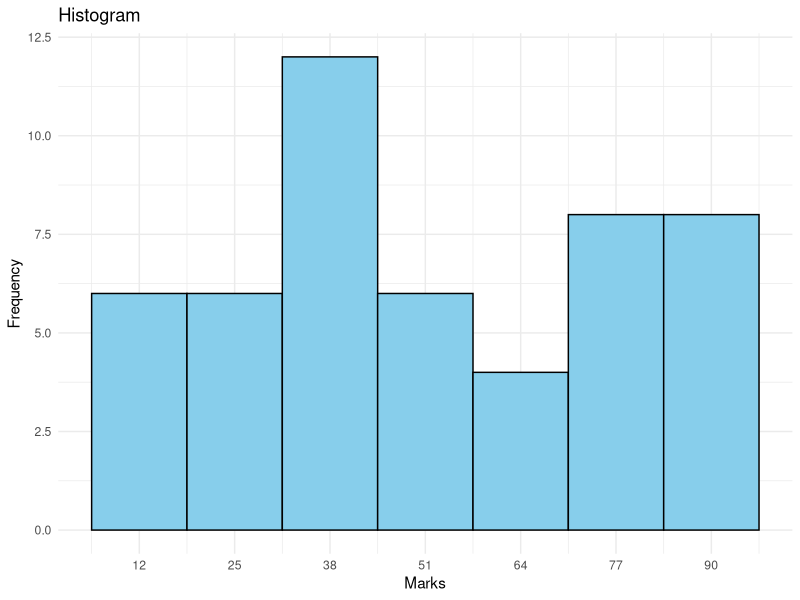
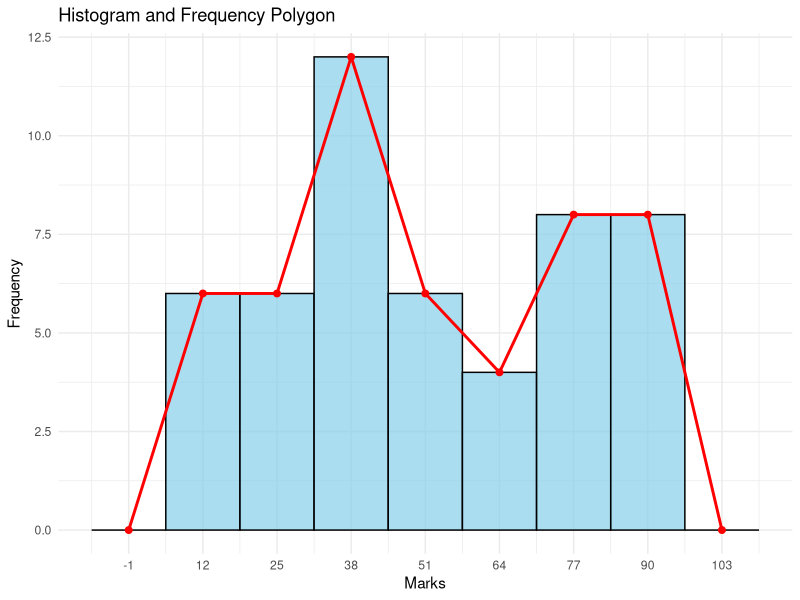
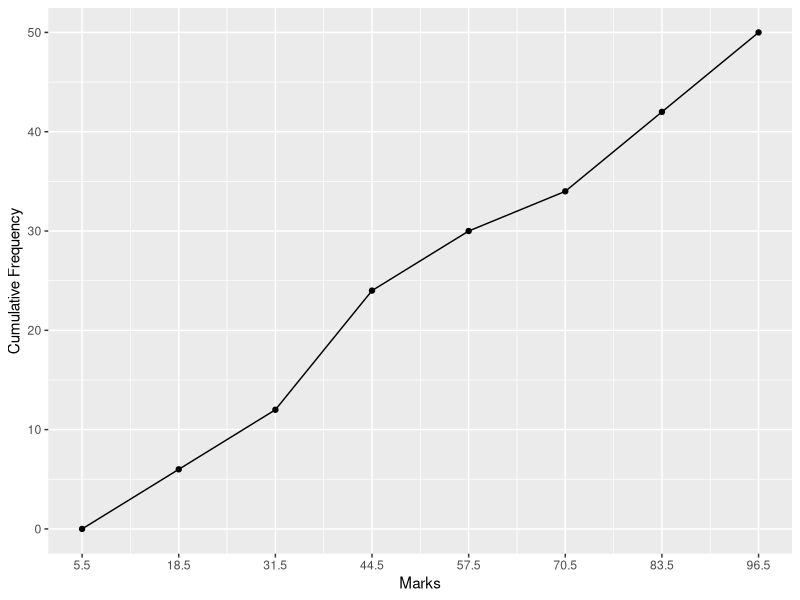

Write R code to recreate these figures, in order.
## ---- chunk 1
library(knitr)
library(kableExtra)
set.seed(1)
marks <- round(runif(50, 0, 100),0)
matrix_data <- matrix(marks, ncol = 10, byrow = TRUE)
kable(matrix_data) |>
  kable_styling()

## ---- chunk 2
smarks <- sort(round(runif(50, 0, 100),0))
smatrix_data <- matrix(smarks, ncol = 10, byrow = TRUE)
kable(smatrix_data) |>
  kable_styling()
## ---- chunk 3
kable(smatrix_data) |>
  kable_styling()
## ---- chunk 4
df = data.frame(CI = c("6-18", "19-31", "32-44", "45-57", "58-70", "71-83", "84-96"))
df |> kable()
## ---- chunk 5
df = data.frame(CI = c("6-18", "19-31", "32-44", "45-57", "58-70", "71-83", "84-96"),Tally = c("", "", "", "","", "", ""), Frequency= c(6, 6, 12, 6, 4, 8, 8))
df |> kable()
## ---- chunk 6
df = data.frame(CI = c("6-18", "19-31", "32-44", "45-57", "58-70", "71-83", "84-96"),
                Boundaries = c("5.5-18.5", "18.5-31.5", "31.5-44.5", "44.5-57.5", "57.5-70.5", "70.5-83.5", "83.5-96.5"),
                
            Frequency= c(6, 6, 12, 6, 4, 8, 8))
df |> kable()
## ---- chunk 7
df = data.frame(CI = c("6-18", "19-31", "32-44", "45-57", "58-70", "71-83", "84-96"),
                Boundaries = c("(5.5, 18.5]", "(18.5, 31.5]", "(31.5, 44.5]", "(44.5, 57.5]", "(57.5, 70.5]", "(70.5, 83.5]", "(83.5, 96.5]"),
                
            Frequency= c(6, 6, 12, 6, 4, 8, 8))
df |> kable()
## ---- chunk 8
df = data.frame(CI = c("6-18", "19-31", "32-44", "45-57", "58-70", "71-83", "84-96"),
                Boundaries = c("5.5-18.5", "18.5-31.5", "31.5-44.5", "44.5-57.5", "57.5-70.5", "70.5-83.5", "83.5-96.5"), 
                Mid_point = c(12, 25, 38, 51, 64, 77, 90),
                
            Frequency= c(6, 6, 12, 6, 4, 8, 8))
df |> kable()
## ---- chunk 9
# Create data frame
data <- data.frame(
  CL = c("6-18", "19-31", "32-44", "45-57", "58-70", "71-83", "84-96"),
  Lower_Boundary = c(5.5, 18.5, 31.5, 44.5, 57.5, 70.5, 83.5),
  Upper_Boundary = c(18.5, 31.5, 44.5, 57.5, 70.5, 83.5, 96.5),
  Mid_point = c(12, 25, 38, 51, 64, 77, 90),
  Frequency = c(6, 6, 12, 6, 4, 8, 8)
)
# Load ggplot2
library(ggplot2)

# Create histogram plot
ggplot(data, aes(x = Mid_point, y = Frequency)) +
  geom_bar(stat = "identity", width = 13, col="black", fill="skyblue") +
  scale_x_continuous(breaks = data$Mid_point, labels = data$Mid_point) +
  labs(title = "Histogram", x = "Marks", y = "Frequency") +
  theme_minimal()

## ---- chunk 10
# Load ggplot2
library(ggplot2)
data <- data.frame(
  CL = c("","6-18", "19-31", "32-44", "45-57", "58-70", "71-83", "84-96", ""),
  Lower_Boundary = c(-7.5, 5.5, 18.5, 31.5, 44.5, 57.5, 70.5, 83.5, 96.5),
  Upper_Boundary = c(5.5, 18.5, 31.5, 44.5, 57.5, 70.5, 83.5, 96.5, 109.5),
  Mid_point = c(-1, 12, 25, 38, 51, 64, 77, 90, 103),
  Frequency = c(0,6, 6, 12, 6, 4, 8, 8, 0)
)
# Create histogram and frequency polygon plot
ggplot(data, aes(x = Mid_point, y = Frequency)) +
  geom_bar(stat = "identity", width = 13, fill = "skyblue", alpha = 0.7, col="black") +
  geom_line(aes(group = 1), color = "red", size = 1) +
  geom_point(color = "red", size = 2) +
  scale_x_continuous(breaks = data$Mid_point, labels = data$Mid_point) +
  labs(title = "Histogram and Frequency Polygon", x = "Marks", y = "Frequency") +
  theme_minimal()

## ---- chunk 11
data |> kable()
## ---- chunk 12
data2 <- data.frame(
  Marks = c(5.5, 18.5, 31.5, 44.5, 57.5, 70.5, 83.5, 96.5),
  Cumulative_Frequency = c(0,6, 12, 24, 30, 34, 42, 50)
)
data2|>kable()
## ---- chunk 13
ggplot(data2, aes(x=Marks, y=Cumulative_Frequency)) +
  geom_point() + geom_line() +
  scale_x_continuous(breaks = data2$Marks, labels = data2$Marks) + ylab("Cumulative Frequency")
## ---- chunk 14
set.seed(8)
dd <- round(rnorm(80, mean=10, sd=10), 0)
ddmat <- matrix(dd, ncol=10)
 kable(ddmat) |>   kable_styling()
